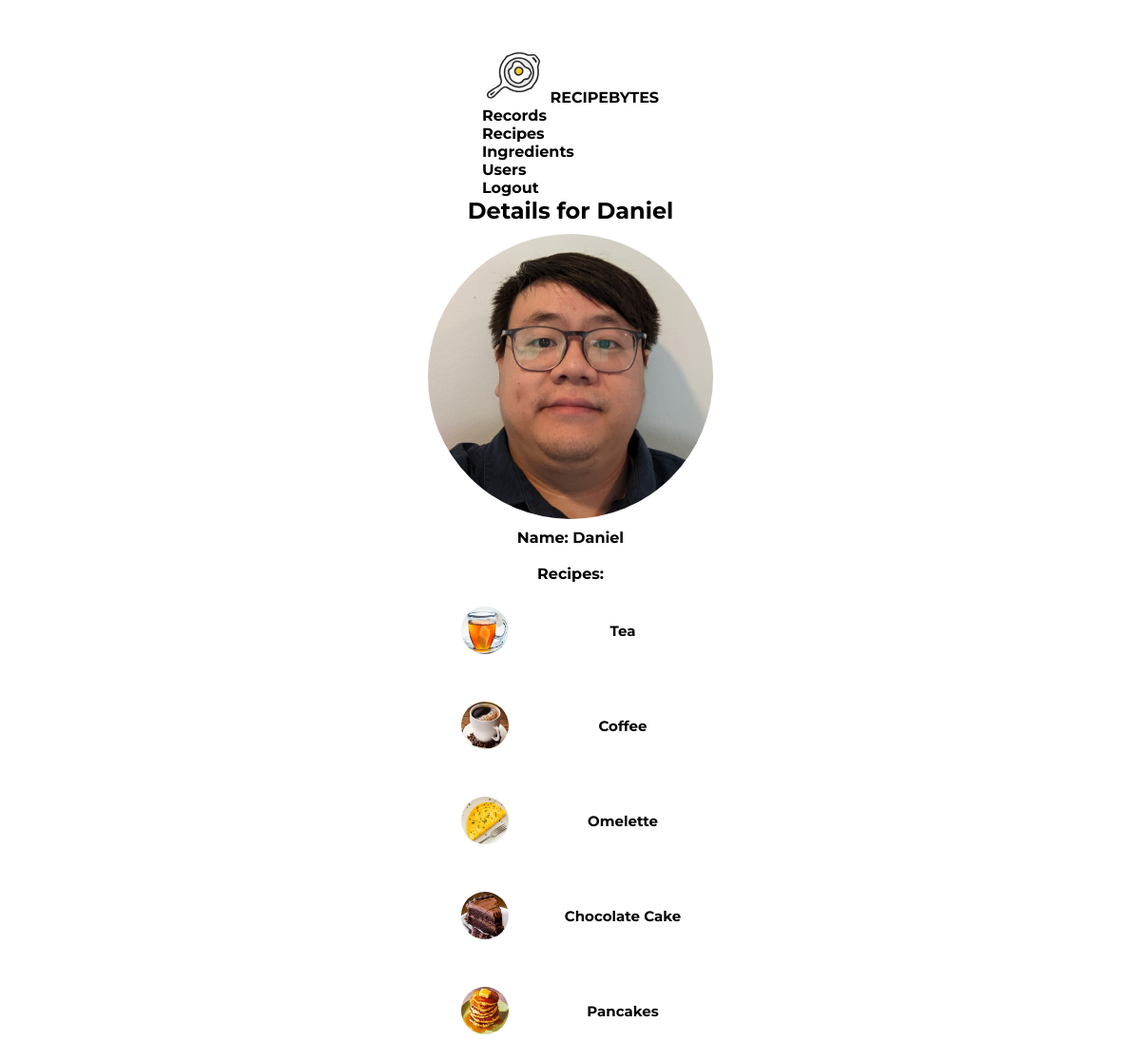
The app's page /users/1 (signed in) with its own data.
### users/models.py (models this page shows, shortened)
class User(models.Model):
    name=models.CharField(max_length=120)
    recipes=models.ManyToManyField(Recipe)
    pic=models.ImageField(upload_to='users', default='no_picture.jpg')

### recipes/models.py (models this page shows, shortened)
class Recipe(models.Model):
    name=models.CharField(max_length=120)
    ingredients=models.ManyToManyField(Ingredient)
    cooking_time=models.PositiveIntegerField(help_text='in minutes')
    difficulty= models.CharField(max_length=12, choices=difficulty_choices, default='easy')
    pic=models.ImageField(upload_to='recipes', default='no_picture.jpg')
    def __str__(self):
        return str(self.name)
    def get_absolute_url(self):
        return reverse ('recipes:detail', kwargs={'pk': self.pk})

### users/views.py (the view)
# urls.py: path('users/<pk>', UserDetailView.as_view(), name='detail')
class UserDetailView(LoginRequiredMixin, DetailView):
   model = User
   template_name = 'users/detail.html'

### users/templates/users/detail.html (shortened to what this page needs)
{% load static %}
<!DOCTYPE html>
<html>
  <link rel="stylesheet" href="{% static 'users/css/detail.css' %}" />
  <div class="detail">
    <div class="header" width="50" color="green">
      <a href="{% url 'recipes:home' %}" class="header_logo">
        <img src="{% static 'recipes/images/icon.jpg' %}" alt="logo" />
        RECIPEBYTES</a
      >
      <nav>
        <a href="{% url 'recipes:records' %}">
          <div class="header_option" href="">Records</div>
        </a>
        <a href="{% url 'recipes:list' %}">
          <div class="header_option" href="">Recipes</div>
        </a>
        <a href="{% url 'ingredients:list' %}">
          <div class="header_option" href="">Ingredients</div>
        </a>
        <a href="{% url 'users:list' %}">
          <div class="header_option" href="">Users</div>
        </a>
        <a href="{% url 'logout' %}">
          <div class="header_option" href="">Logout</div>
        </a>
      </nav>
    </div>
    <h2>Details for {{object.name}}</h2>
    <img class="detail_portrait" src="{{object.pic.url}}" />
    <div><b>Name: </b> {{object.name}}</div>
    <br />
    <div>
      <b>Recipes: </b>
    </div>
    {% for recipe in object.recipes.all %}
    <a href="{{recipe.get_absolute_url}}">
      <div class="detail_option">
        <div class="detail_optionImage"><img src="{{recipe.pic.url}}" /></div>
        <div class="detail_optionName">
          <b>{{recipe}}</b>
        </div>
      </div>
    </a>
    {% endfor %}<br />
  </div>
</html>

### users/static/users/css/detail.css (style rules this page uses)
* { margin: 0; padding: 0; box-sizing: border-box; }
:root { font-family: "Montserrat", sans-serif; color: black; font-size: 16px; font-weight: 700; text-decoration: none; }
a, a:hover, a:visited { color: inherit; font-weight: 700; text-decoration: none; cursor: pointer; }
.detail { display: flex; flex-direction: column; align-items: center; width: 80%; max-width: 1000px; padding: 50px 0; height: max-content; }
.detail_portrait { display: flex; justify-content: center; align-items: center; width: 300px; height: 300px; border-radius: 250px; overflow: hidden; margin: 10px; }
.detail_option { display: flex; border-radius: 20px; padding: 5px; width: 300px; margin: 10px; }
.detail_optionImage { display: flex; justify-content: center; align-items: center; flex: 1; padding: 10px; }
.detail_optionImage > img { width: 50px; height: 50px; border-radius: 50%; }
.detail_optionName { display: flex; justify-content: center; align-items: center; flex: 2; font-size: 15px; }

### records on screen
User: name "Daniel", pic (picture)
Recipe: pic (picture), name "Tea"
Recipe: pic (picture), name "Coffee"
Recipe: pic (picture), name "Omelette"
Recipe: pic (picture), name "Chocolate Cake"
Recipe: pic (picture), name "Pancakes"
